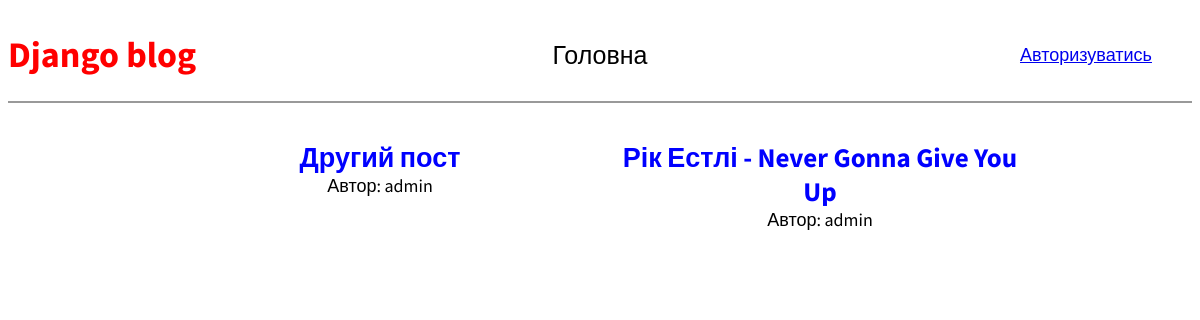
The page / on the database its author committed.
### blog/models.py (models this page shows, shortened)
class Post(models.Model):
    title = models.CharField(max_length=200)
    author = models.ForeignKey(
        'auth.User',
        on_delete=models.CASCADE,
        related_name='post_author'
    )
    body = models.TextField()
    class Meta:
        verbose_name = 'Пост'
        verbose_name_plural = 'Пости'

### blog/views.py (the view)
# urls.py: path('', views.home, name='home'),
def home(request):
    data = {
        'posts': Post.objects.all(),
        'title':"Головна"
    }
    return render(request, 'home.html', data)

### templates/home.html
{% extends 'base.html' %}
{% block content %}
  <div class="posts">
    {% if posts %}
      {% for post in posts %}
      <div class="post-entry">
        <h2 class=""><a href="{% url 'post_detail' post.pk %}" class="post-entry-title">{{ post.title }}</a></h2>
        <p class="post-entry-body_text">Автор: {{ post.author }}</p>
      </div>
      {% endfor %}
    {% else %}
    <a class="error-text">Постів немає</a>
    {% endif %}
  </div>
{% endblock content %}

### static/css/base.css (style rules this page uses)
body { font-family: 'Source Sans Pro', sans-serif; font-size: 18px; }
.posts { display: grid; grid-template-columns: repeat(auto-fit, 400px); grid-gap: 40px; justify-content: center; }
.post-entry-title { display: grid; justify-content: center; }
.post-entry { margin-bottom: 2rem; text-align: center; }
.post-entry-title, .post-entry-title:visited { color: blue; text-decoration: none; }
.post-entry-body_text { margin: 0; font-weight: 400; }

### static/css/detail-post.css (style rules this page uses)
h2 { margin: 0px; padding-top: 5px; }

### rows shown on the page
Post: title "Другий пост", author "admin"
Post: title "Рік Естлі - Never Gonna Give You Up", author "admin"

### other values the page prints
{{ title }} "Головна"
